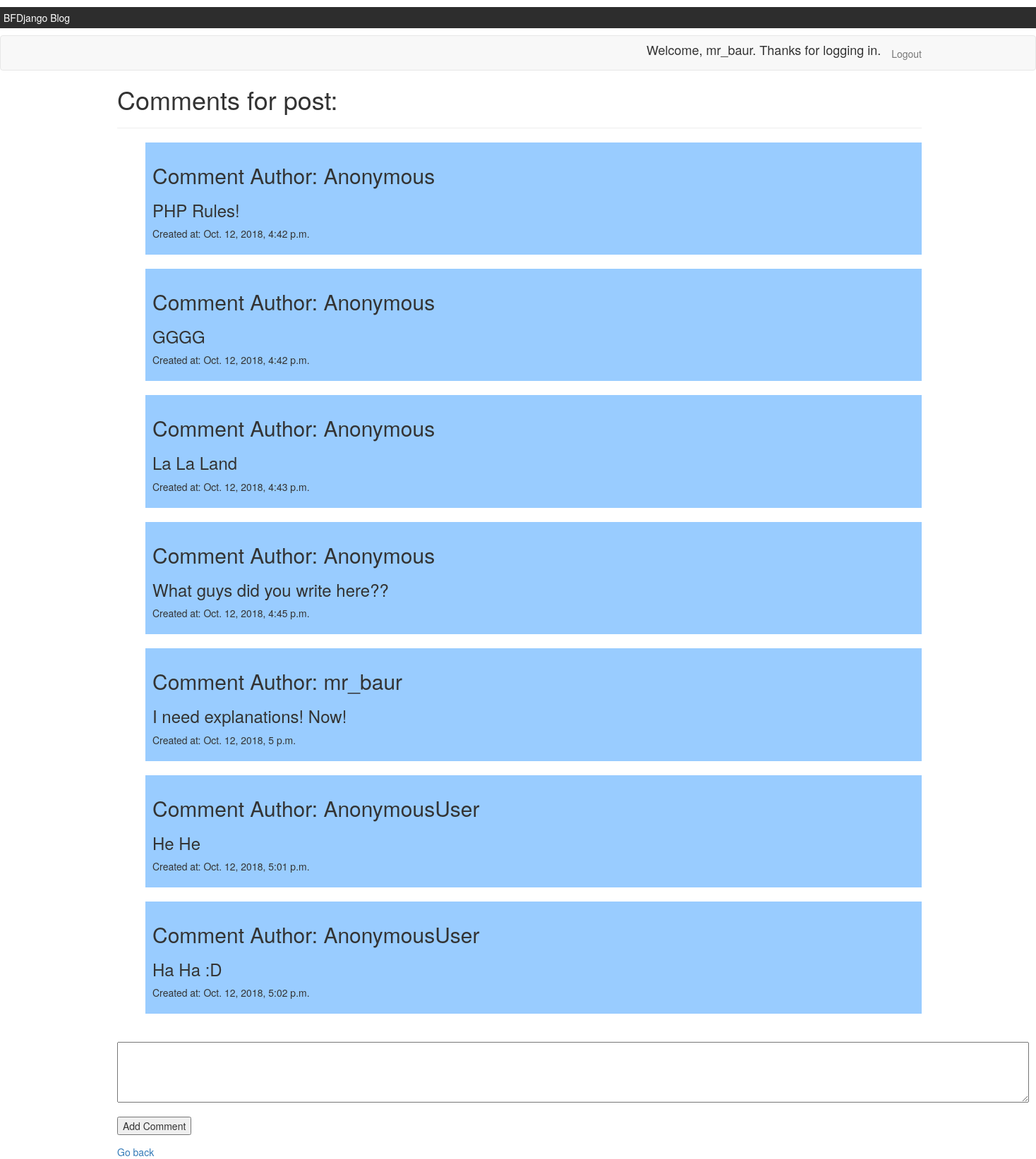
The page /blog/3/ (signed in) on the database its author committed.
### main/models.py (models this page shows, shortened)
class Comment(models.Model):
	post_author = models.ForeignKey(Post, on_delete=models.CASCADE)
	comment_author = models.CharField(max_length=200)
	comment_content = models.CharField(max_length=1000)
	created_at = models.DateTimeField('date published')
	def was_published_recently(self):
		now = timezone.now()
		return now - datetime.timedelta(days=1) <= self.created_at <= now
	was_published_recently.admin_order_field = 'created_at'
	was_published_recently.boolean = True
	was_published_recently.short_description = 'Published recently?'

### main/views.py (the view)
# urls.py: path('<int:pk>/', views.DetailView.as_view(), name='detail'),
class DetailView(generic.DetailView):
	model = Post
	template_name = 'main/detail.html'
	def get_queryset(self):
		return Post.objects.filter(
			created_at__lte=timezone.now(),
		)

### main/templates/main/detail.html (shortened to what this page needs)
{% load static %}
<link rel="stylesheet" type="text/css" href="{% static 'main/stylesheet.css' %}">
<link rel="stylesheet" href="https://maxcdn.bootstrapcdn.com/bootstrap/3.3.7/css/bootstrap.min.css">
<div id="preset">BFDjango Blog</div>
<div class="navbar navbar-default">
	<div class="container">
		<ul class="nav navbar-nav navbar-right">
			{% if user.is_authenticated %}
				<li>
					<h4>Welcome, {{ user.username }}. Thanks for logging in.</h4>
				</li>
				<li>
					<a href ="{% url '_auth:logout' %}">Logout</a>
				</li>
			{% endif %}
		</ul>
		{% if post %}
			<h1 style='padding-top: 50px;'>Comments for post: {{post.title}}</h1>
			<hr/>
				<ul>
					{% for comment in post.comment_set.all %}
						<li class="comment">
							<h2 id="comment_author">Comment Author: {{comment.comment_author}}</h2>
							<h3 id="comment_title">{{comment.comment_content}}</h3>
							<p id="comment_date">Created at: {{comment.created_at}}</p>
						</li>
					{% endfor %}
				</ul>
				<form method='post' action="{% url 'main:comment_add' post.id %}" class='post_add_form'>
					<textarea rows='4' cols='170' name='post_content' id='editables' required></textarea>
					<input type='submit' value='Add Comment' id='editables' name="addCommentBtn">
				</form>
				<a href="{% url 'main:index' %}">Go back</a>
		{% else %}
			<p>No posts are available.</p>
		{% endif %}
	</div>
</div>

### main/static/main/stylesheet.css (style rules this page uses)
#preset { width: 100%; background-color: #2d2d2d; color: white; padding: 5px; margin: 10px 0px; }
.container { left: 150px; position: absolute; }
.comment { display: block; margin: 20px 0px; padding: 10px 10px; background-color: #99ccff; }
.post_add_form > #editables { margin-top: 20px; }

### rows shown on the page
Comment: comment_author "Anonymous", comment_content "PHP Rules!", created_at "Oct. 12, 2018, 4:42 p.m."
Comment: comment_author "Anonymous", comment_content "GGGG", created_at "Oct. 12, 2018, 4:42 p.m."
Comment: comment_author "Anonymous", comment_content "La La Land", created_at "Oct. 12, 2018, 4:43 p.m."
Comment: comment_author "Anonymous", comment_content "What guys did you write here??", created_at "Oct. 12, 2018, 4:45 p.m."
Comment: comment_author "mr_baur", comment_content "I need explanations! Now!", created_at "Oct. 12, 2018, 5 p.m."
Comment: comment_author "AnonymousUser", comment_content "He He", created_at "Oct. 12, 2018, 5:01 p.m."
Comment: comment_author "AnonymousUser", comment_content "Ha Ha :D", created_at "Oct. 12, 2018, 5:02 p.m."

### other values the page prints
{{ user.username }} "mr_baur"
